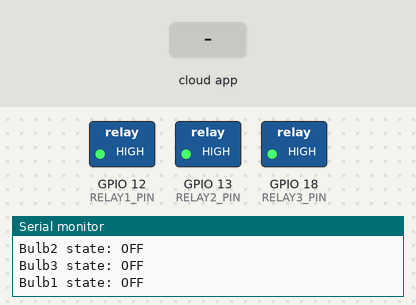
A sketch run on a simulated ESP32. Shown: switched loads named in the sketch (green lamp = pin HIGH), the last lines printed to the serial monitor. The test bench sets the inputs (shaded band). WiFi joins after 1.5 s; servers stay silent unless stated; the Firebase database answers and starts empty.

Above: at 3.6 s.
3.7 s: the phone or cloud app sets bulb1 to 1
At 4.5 s:
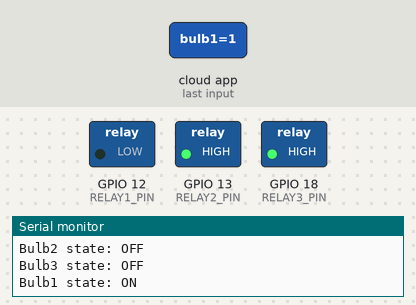
5.4 s: the phone or cloud app sets bulb2 to 1
At 5.7 s:
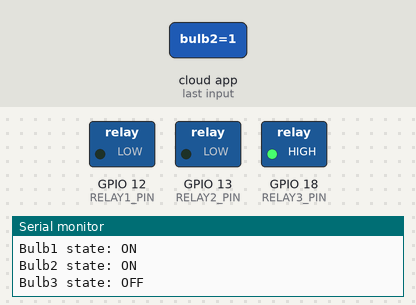
6.9 s: the phone or cloud app sets bulb1 to 0
At 7.7 s:
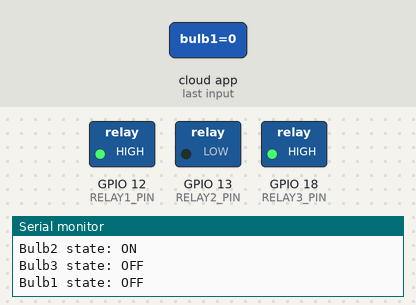
8.6 s: the phone or cloud app sets bulb3 to 1
At 9.6 s:
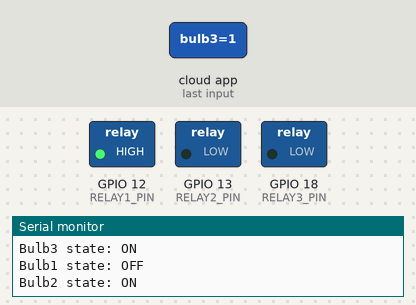
10.2 s: the phone or cloud app sets bulb2 to 0
At 11.5 s:
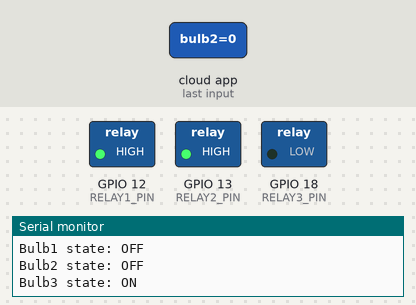
11.9 s: the phone or cloud app sets bulb1 to 1
At 13.5 s:
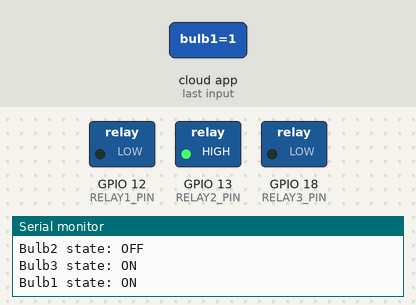
Timing chart, 0 to 14.5 s (numbered marks = the images above; inputs shaded):
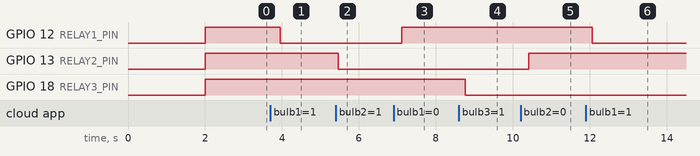

Measured:
- after the input at 3.7 s, GPIO 12 (RELAY1_PIN): HIGH → LOW after 0.26 s
- after the input at 5.4 s, GPIO 13 (RELAY2_PIN): HIGH → LOW after 0.06 s
- after the input at 6.9 s, GPIO 12 (RELAY1_PIN): LOW → HIGH after 0.21 s
- after the input at 8.6 s, GPIO 18 (RELAY3_PIN): HIGH → LOW after 0.16 s
- after the input at 10.2 s, GPIO 13 (RELAY2_PIN): LOW → HIGH after 0.21 s
- after the input at 11.9 s, GPIO 12 (RELAY1_PIN): HIGH → LOW after 0.17 s

The sketch:

ESP32_Firebase_LoadControl.ino
```cpp
#include <WiFi.h>
#include <FirebaseESP32.h>

// Replace with your network credentials
#define WIFI_SSID "your-SSID-here"          // Enter your WiFi name
#define WIFI_PASSWORD "your-password-here"  // Enter your WiFi password

// Firebase project credentials
#define FIREBASE_HOST "your-firebase-host-url-here"   // Enter your Firebase host URL
#define FIREBASE_AUTH "your-firebase-auth-token-here" // Enter your Firebase authentication token

// Pin configuration for the relay module
#define RELAY1_PIN 12  // GPIO12
#define RELAY2_PIN 13  // GPIO13
#define RELAY3_PIN 18  // GPIO18

FirebaseData firebaseData;
FirebaseAuth auth;
FirebaseConfig config;

String path = "/bulbs/";

void setup() {
  Serial.begin(115200);

  // Connect to Wi-Fi
  WiFi.begin(WIFI_SSID, WIFI_PASSWORD);
  Serial.print("Connecting to Wi-Fi");
  while (WiFi.status() != WL_CONNECTED) {
    delay(1000);
    Serial.print(".");
  }
  Serial.println("\nConnected to Wi-Fi");

  // Configure Firebase
  config.host = FIREBASE_HOST;
  config.signer.tokens.legacy_token = FIREBASE_AUTH;

  Firebase.begin(&config, &auth);
  Firebase.reconnectWiFi(true);

  // Initialize relays as output and set them to OFF initially
  pinMode(RELAY1_PIN, OUTPUT);
  pinMode(RELAY2_PIN, OUTPUT);
  pinMode(RELAY3_PIN, OUTPUT);
  digitalWrite(RELAY1_PIN, HIGH);  // HIGH = OFF
  digitalWrite(RELAY2_PIN, HIGH);  // HIGH = OFF
  digitalWrite(RELAY3_PIN, HIGH);  // HIGH = OFF

  // Fetch the initial state from Firebase
  getBulbState("bulb1", RELAY1_PIN);
  getBulbState("bulb2", RELAY2_PIN);
  getBulbState("bulb3", RELAY3_PIN);
}

void loop() {
  // Listen for state changes in Firebase
  listenToFirebase();
}

// Function to get the initial bulb state from Firebase
void getBulbState(String bulbId, int relayPin) {
  if (Firebase.getBool(firebaseData, path + bulbId)) {
    bool bulbState = firebaseData.boolData();
    digitalWrite(relayPin, bulbState ? LOW : HIGH);  // LOW activates the relay
    Serial.println(bulbId + " initial state: " + String(bulbState ? "ON" : "OFF"));
  }
}

// Function to listen to Firebase for changes
void listenToFirebase() {
  if (Firebase.getBool(firebaseData, path + "bulb1")) {
    bool state = firebaseData.boolData();
    digitalWrite(RELAY1_PIN, state ? LOW : HIGH);
    Serial.println("Bulb1 state: " + String(state ? "ON" : "OFF"));
  } else {
    Serial.println("Error reading bulb1 state: " + firebaseData.errorReason());
  }

  if (Firebase.getBool(firebaseData, path + "bulb2")) {
    bool state = firebaseData.boolData();
    digitalWrite(RELAY2_PIN, state ? LOW : HIGH);
    Serial.println("Bulb2 state: " + String(state ? "ON" : "OFF"));
  } else {
    Serial.println("Error reading bulb2 state: " + firebaseData.errorReason());
  }

  if (Firebase.getBool(firebaseData, path + "bulb3")) {
    bool state = firebaseData.boolData();
    digitalWrite(RELAY3_PIN, state ? LOW : HIGH);
    Serial.println("Bulb3 state: " + String(state ? "ON" : "OFF"));
  } else {
    Serial.println("Error reading bulb3 state: " + firebaseData.errorReason());
  }
}
```
